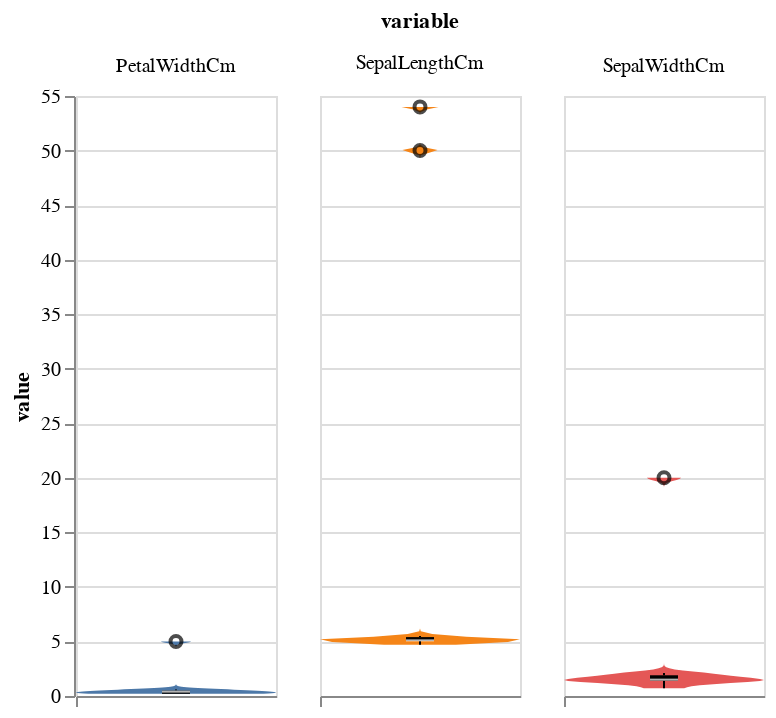

The cell this chart's notebook holds for it:
### Markdown cell above
## Visualize outliers
We can trim outliers using `visualize_outliers`. This function will return an altair plot of data distribution with given method.

### Code cell
visualize_outliers(df, columns=None, type='violin')

### Figure 1 — Vega-Lite specification as saved in the notebook (floating-point values rounded to 4 significant figures)
{"config": {"view": {"continuousWidth": 400, "continuousHeight": 300}}, "data": {"name": "data-873c766b826186467a53f6c97a0e6f1d"}, "facet": {"field": "variable", "type": "nominal"}, "spec": {"layer": [{"mark": {"type": "area", "orient": "horizontal"}, "encoding": {"color": {"field": "variable", "legend": null, "type": "nominal"}, "x": {"axis": {"grid": false, "labels": false, "ticks": true, "values": [0]}, "field": "density", "impute": null, "scale": {"nice": false, "zero": false}, "stack": "center", "title": null, "type": "quantitative"}, "y": {"field": "value", "type": "quantitative"}}, "transform": [{"density": "value", "groupby": ["variable"], "as": ["value", "density"]}]}, {"mark": {"type": "boxplot", "color": "black"}, "encoding": {"y": {"field": "value", "type": "quantitative"}}, "width": 100}]}, "columns": 5, "resolve": {"scale": {"x": "independent"}}, "$schema": "https://vega.github.io/schema/vega-lite/v4.17.0.json", "datasets": {"data-873c766b826186467a53f6c97a0e6f1d": [{"variable": "SepalLengthCm", "value": 5.1}, {"variable": "SepalLengthCm", "value": 4.9}, {"variable": "SepalLengthCm", "value": 4.7}, {"variable": "SepalLengthCm", "value": 5.5}, {"variable": "SepalLengthCm", "value": 5.1}, {"variable": "SepalLengthCm", "value": 50.0}, {"variable": "SepalLengthCm", "value": 54.0}, {"variable": "SepalLengthCm", "value": 5.0}, {"variable": "SepalLengthCm", "value": 5.2}, {"variable": "SepalLengthCm", "value": 5.3}, {"variable": "SepalLengthCm", "value": 5.1}, {"variable": "SepalWidthCm", "value": 1.4}, {"variable": "SepalWidthCm", "value": 1.4}, {"variable": "SepalWidthCm", "value": 20.0}, {"variable": "SepalWidthCm", "value": 2.0}, {"variable": "SepalWidthCm", "value": 0.7}, {"variable": "SepalWidthCm", "value": 1.6}, {"variable": "SepalWidthCm", "value": 1.2}, {"variable": "SepalWidthCm", "value": 1.4}, {"variable": "SepalWidthCm", "value": 1.8}, {"variable": "SepalWidthCm", "value": 1.5}, {"variable": "SepalWidthCm", "value": 2.1}, {"variable": "PetalWidthCm", "value": 0.2}, {"variable": "PetalWidthCm", "value": 0.2}, {"variable": "PetalWidthCm", "value": 0.2}, {"variable": "PetalWidthCm", "value": 0.3}, {"variable": "PetalWidthCm", "value": 0.4}, {"variable": "PetalWidthCm", "value": 0.5}, {"variable": "PetalWidthCm", "value": 0.5}, {"variable": "PetalWidthCm", "value": 0.6}, {"variable": "PetalWidthCm", "value": 0.4}, {"variable": "PetalWidthCm", "value": 0.2}, {"variable": "PetalWidthCm", "value": 5.0}]}}
